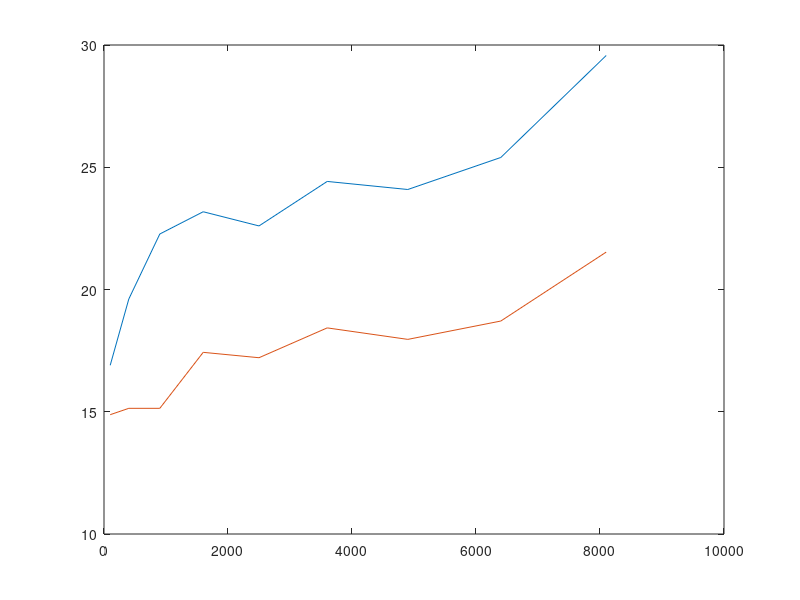

Write the MATLAB code that produced this figure.
size=[100, 400, 900, 1600, 2500, 3600, 4900, 6400, 8100,];
pred=[14.88, 15.14, 15.14, 17.43, 17.21, 18.43, 17.96, 18.71, 21.53,];
prey=[16.9, 19.61, 22.27, 23.18, 22.6, 24.42, 24.09, 25.4, 29.57,];

plot(size, prey);
hold on;
plot(size, pred);